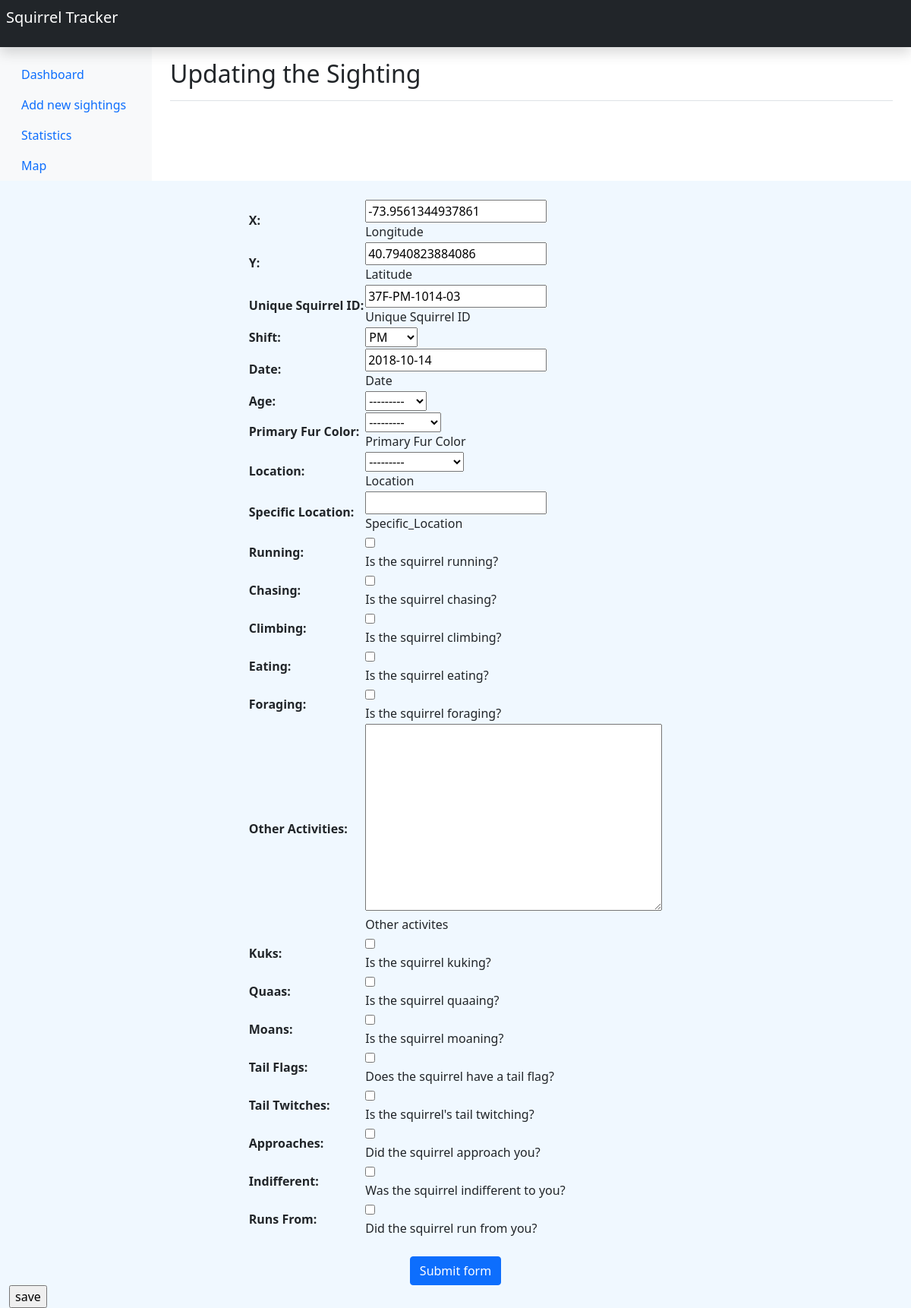
Page /sightings/37F-PM-1014-03/ on the committed database.
### sightings/models.py (models this page shows, shortened)
class Squirrels(models.Model) :
    X = models.FloatField(
        help_text=_('Longitude'),
    )
    Y = models.FloatField(
        help_text=_('Latitude'),
    )
    Unique_Squirrel_ID = models.CharField(
        max_length=50,
        help_text=_('Unique Squirrel ID'),
        primary_key=True,
        default=None,
    )
    PM = 'PM'
    AM = 'AM'
    Shift_choices  = (
        (PM,'PM'),
        (AM,'AM'),
    )
    Shift = models.CharField(
        max_length=2,
        choices=Shift_choices,
    )
    Date = models.DateField(
        help_text=_('Date'),
        blank=True,
    )
    Adult = 'Adult'
    Juvenile = 'Juvenile'
    Age_choices = (
        (Adult,'Adult'),
        (Juvenile,'Juvenile'),
    )
    Age = models.CharField(
        max_length=50,
        choices=Age_choices,
        blank=True,
        null=True,
    )
    GRAY = 'Gray'
    CINNAMON = 'Cinnamon'
    BLACK = 'Black'
    Color_Choices = (
        (GRAY,'Gray'),
        (CINNAMON,'Cinnamon'),
        (BLACK,'Black'),
    )
    Primary_Fur_Color = models.CharField(
        help_text=_('Primary Fur Color'),
        max_length=50,
        choices=Color_Choices,
        blank=True,
        null=True,
    )
    Ground_Plane = 'Ground Plane'
    Above_Ground = 'Above Ground'
    Location_Choices = (
        (Ground_Plane,'Ground Plane'),
        (Above_Ground,'Above Ground'),
    )
    Location = models.CharField(
        help_text=_('Location'),
        max_length=50,
        choices=Location_Choices,
        blank=True,
        null=True,
    )
    Specific_Location = models.CharField(
        help_text=_('Specific_Location'),
        max_length=255,
        blank=True,
        null=True,
    )
    Running = models.BooleanField(
        help_text=_('Is the squirrel running?'),default=False)
    Chasing = models.BooleanField(
        help_text=_('Is the squirrel chasing?'),default=False)
    Climbing = models.BooleanField(
        help_text=_('Is the squirrel climbing?'),default=False)
    Eating = models.BooleanField(
        help_text=_('Is the squirrel eating?'),default=False)
    Foraging = models.BooleanField(
        help_text=_('Is the squirrel foraging?'),default=False)
    Other_Activities = models.TextField(
        max_length = 100,
        help_text=_('Other activites'),
        null=True,
        blank=True,
    )
    Kuks = models.BooleanField(
        help_text=_('Is the squirrel kuking?'), default=False)
    Quaas = models.BooleanField(
        help_text=_('Is the squirrel quaaing?'), default=False)
    Moans = models.BooleanField(
        help_text=_('Is the squirrel moaning?'), default=False)
    Tail_Flags = models.BooleanField(
        help_text=_('Does the squirrel have a tail flag?'), default=False)
    Tail_Twitches = models.BooleanField(
        help_text=_('Is the squirrel\'s tail twitching?'), default=False)
    Approaches = models.BooleanField(
        help_text=_('Did the squirrel approach you?'), default=False)
    Indifferent = models.BooleanField(
        help_text=_('Was the squirrel indifferent to you?'), default=False)
    Runs_From = models.BooleanField(
        help_text=_('Did the squirrel run from you?'), default=False)

### sightings/views.py (the view)
# urls.py: path('sightings/<squirrel_id>/', views.update, name='update'),
def update(request, squirrel_id):
    object1 = get_object_or_404(Squirrels, Unique_Squirrel_ID=squirrel_id)
    if request.method=='POST':
        form = SquirrelSightingForm(request.POST, instance=object1)
        if form.is_valid():
            form.save()
            return redirect(f'/sightings/{squirrel_id}')
    else:
        form = SquirrelSightingForm(instance=object1)
    context = {
            'form': form,
            'squirrel_id':squirrel_id,
            }
    return render(request, 'sightings/update.html', context)

### sightings/forms.py
class SquirrelSightingForm(ModelForm):
    class Meta:
        model = Squirrels
        fields = '__all__'

### sightings/templates/sightings/update.html (shortened to what this page needs)
<!doctype html>
<html lang="en">
  <head>
<link href="https://getbootstrap.com/docs/5.0/dist/css/bootstrap.min.css" rel="stylesheet">
    <link href="https://getbootstrap.com/docs/5.0/examples/dashboard/dashboard.css" rel="stylesheet">
  </head>
  <body>
<header class="navbar navbar-dark sticky-top bg-dark flex-md-nowrap p-0 shadow ">
        <p style="font-size:40" class="navbar-brand navbar-dark sticky-top bg-dark col-md-3 col-lg-2 me-0 p-2">Squirrel Tracker</p>
</header>
<div class="container-fluid">
<div class="row">
    <nav id="sidebarMenu" class="col-md-3 col-lg-2 d-md-block bg-light sidebar collapse">
      <div class="position-sticky pt-3">
        <ul class="nav flex-column">
          <li class="nav-item">
            <a class="nav-link" href="/sightings/">
              Dashboard
            </a>
          </li>
          <li class="nav-item">
            <a class="nav-link" href="/sightings/add/">
              Add new sightings
            </a>
          </li>
          <li class="nav-item">
            <a class="nav-link" href="/sightings/stats/">
              Statistics
            </a>
          </li>
          <li class="nav-item">
            <a class="nav-link" href="/map/">
              Map
            </a>
          </li>
        </ul>
      </div>
    </nav>
    <main class="col-md-9 ms-sm-auto col-lg-10 px-md-4">
      <div class="d-flex justify-content-between flex-wrap flex-md-nowrap align-items-center pt-3 pb-2 mb-3 border-bottom">
        <h1 class="h2">Updating the Sighting</h1>
      </div>
   </main>
    <div class="starter-template" style="background-color:#F0F8FF">
           <br>
           <form class="form-group" action="." method="post">{% csrf_token %}
            <table align="center">{{ form }}</table>
            <br>
            <center>
            <button class="btn btn-primary" type="submit">Submit form</button></center>
            <input type="submit" value="save">
            </form>
     </div>
</body>
</html>

### rows in the picture
Squirrels: X "-73.9561344937861", Y "40.7940823884086", Unique_Squirrel_ID "37F-PM-1014-03", Shift "PM", Date "2018-10-14", Age "---------", Primary_Fur_Color "---------", Location "---------"
